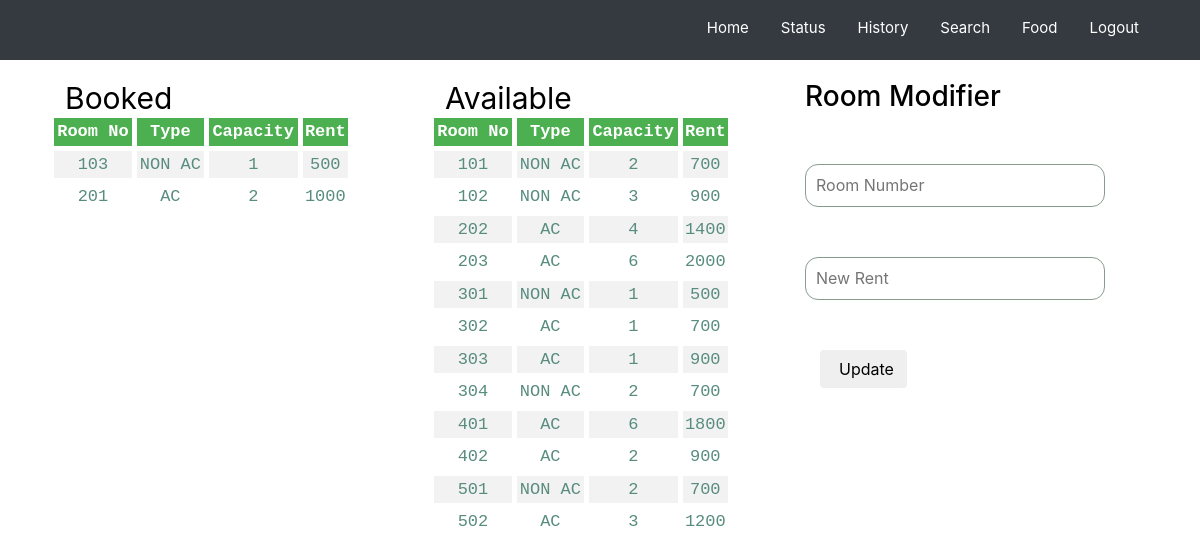
The app's page /status.php (signed in) with its own data.
### tables this page shows
CREATE TABLE `room` (
  `Room_No` int(3) NOT NULL,
  `Type` varchar(6) NOT NULL,
  `Capacity` int(1) NOT NULL,
  `Rent` int(4) NOT NULL,
  `Status` varchar(10) NOT NULL
);

### status.php (the view, shortened to what this page needs)
<?php include('server.php') ?>
<!DOCTYPE html>
<html>
<head>
	<link href="css/bootstrap.min.css" rel="stylesheet">
    <link rel="stylesheet" type="text/css" href="css/cssdb.css">
    <link rel="stylesheet" type="text/css" href="css/dbshow.css">
</head>
<body>
	<div class="navbar-dark bg-dark">
			<?php  if (isset($_SESSION['username'])) : ?>
			<ul class="nav container justify-content-end navbar-dark bg-dark">
			  <li class="nav-item">
			    <a class="nav-link" href="Homepage.php">Home</a>
			  </li>
			  <li class="nav-item">
			    <a class="nav-link" href="status.php">Status</a>
			  </li>
			  <li class="nav-item">
			    <a class="nav-link" href="history.php">History</a>
			  </li>
			  <li class="nav-item">
			    <a class="nav-link" href="Search.php">Search</a>
			  </li>
			  <li class="nav-item">
			    <a class="nav-link" href="food.php">Food</a>
			  </li>
			  <li class="nav-item">
			   <a class="nav-link" href="status.php?logout='1'">Logout</a>
			  </li>
			</ul>
		</div>
		 <?php endif ?>
	<div class="container">
		<div class="row">
			<div class="col-md-4">
				<h2>Booked </h2>
				 <table>
 					<tr>
  						<th>Room No</th>
  						<th>Type</th>
  						<th>Capacity</th>
  						<th>Rent</th>
 					</tr>
 					<?php
					$query = "SELECT Room_No, Type, Capacity, Rent FROM room WHERE status='Booked'";
  					$result = mysqli_query($db, $query);
					  if (mysqli_num_rows($result) > 0) {
					   while($row = $result->fetch_assoc()) {
					    echo "<tr><td>" . $row["Room_No"]. "</td><td>" . $row["Type"] . "</td><td>"
					. $row["Capacity"]. " </td><td>" . $row["Rent"] . "</td></tr>";
					}
					echo "</table>";
					} else {
					}
					?>
			</div>
			<div class="col-md-4">
				<h2>Available</h2>
				<table>
				 <tr>
				  <th>Room No</th>
				  <th>Type</th>
				  <th>Capacity</th>
				  <th>Rent</th>
				 </tr>
				 <?php
				 $link_address1 = 'checkout.php';
				$query = "SELECT Room_No, Type, Capacity, Rent FROM room WHERE status='Vacant'";
				  $result = mysqli_query($db, $query);
				  if (mysqli_num_rows($result) > 0) {
				   while($row = $result->fetch_assoc()) {
				    echo "<tr><a href='$link_address1'></a><td>" . $row["Room_No"]. "</td><td>" . $row["Type"] . "</td><td>"
				. $row["Capacity"]. " </td><td>" . $row["Rent"] . "</td></tr>";
				}
				echo "</table>";
				} else {
				}
				?>
			</div>
			<div class="col-md-4">
				<div>
					<h3>Room Modifier</h3>
				</div>
				 <form method="post" action="status.php">
				<div class="info-margin">
					<input type="tel" name="room_no" placeholder="Room Number" autocomplete="off" class="info">
				</div>
				<div class="info-margin">
					<input type="tel" name="rent" placeholder="New Rent" autocomplete="off" class="info">
				</div>
				<div>
					<button type="submit" name="Room_Mod" class="btn">Update</button>
				</div>
			</div>
		</div>
	</div>
</body>
</html>

### css/cssdb.css (style rules this page uses)
body { color: #f4f4f4; }
.nav-link { background-color: #343a40; color: #ffffff; height: 60px; padding-top: 17px; font-size: 15px; }
.justify-content-end { height: 60px; }

### css/dbshow.css (style rules this page uses)
table { position: absolute; left: 5%; top: 10%; text-align: center; font-size: 18px; border-collapse: separate; border-spacing: 5px; width: 80%; color: #588c7e; font-family: monospace; font-size: 17px; text-align: center; ; }
th { background-color: #4CAF50; color: white; }
tr:nth-child(even) { background-color: #f2f2f2 }
h3 { color: black; }
.row { margin-top: 20px }
.info { width: 300px; height: 43px; border-radius: 13px; border: 1px solid #899b8d; padding-left: 10px; }
.info-margin { margin-top: 50px; margin-bottom: 50px; }
.btn { padding-left: 18px; margin-left: 15px; color: black; margin-bottom: 25px }
h2 { color: black; font-weight: 400; font-size: 30px; }
.search, h2 { padding-left: 20px; }

### records on screen
room: Room_No "103", Type "NON AC", Capacity "1", Rent "500"
room: Room_No "201", Type "AC", Capacity "2", Rent "1000"
room: Room_No "101", Type "NON AC", Capacity "2", Rent "700"
room: Room_No "102", Type "NON AC", Capacity "3", Rent "900"
room: Room_No "202", Type "AC", Capacity "4", Rent "1400"
room: Room_No "203", Type "AC", Capacity "6", Rent "2000"
room: Room_No "301", Type "NON AC", Capacity "1", Rent "500"
room: Room_No "302", Type "AC", Capacity "1", Rent "700"
room: Room_No "303", Type "AC", Capacity "1", Rent "900"
room: Room_No "304", Type "NON AC", Capacity "2", Rent "700"
room: Room_No "401", Type "AC", Capacity "6", Rent "1800"
room: Room_No "402", Type "AC", Capacity "2", Rent "900"
room: Room_No "501", Type "NON AC", Capacity "2", Rent "700"
room: Room_No "502", Type "AC", Capacity "3", Rent "1200"
